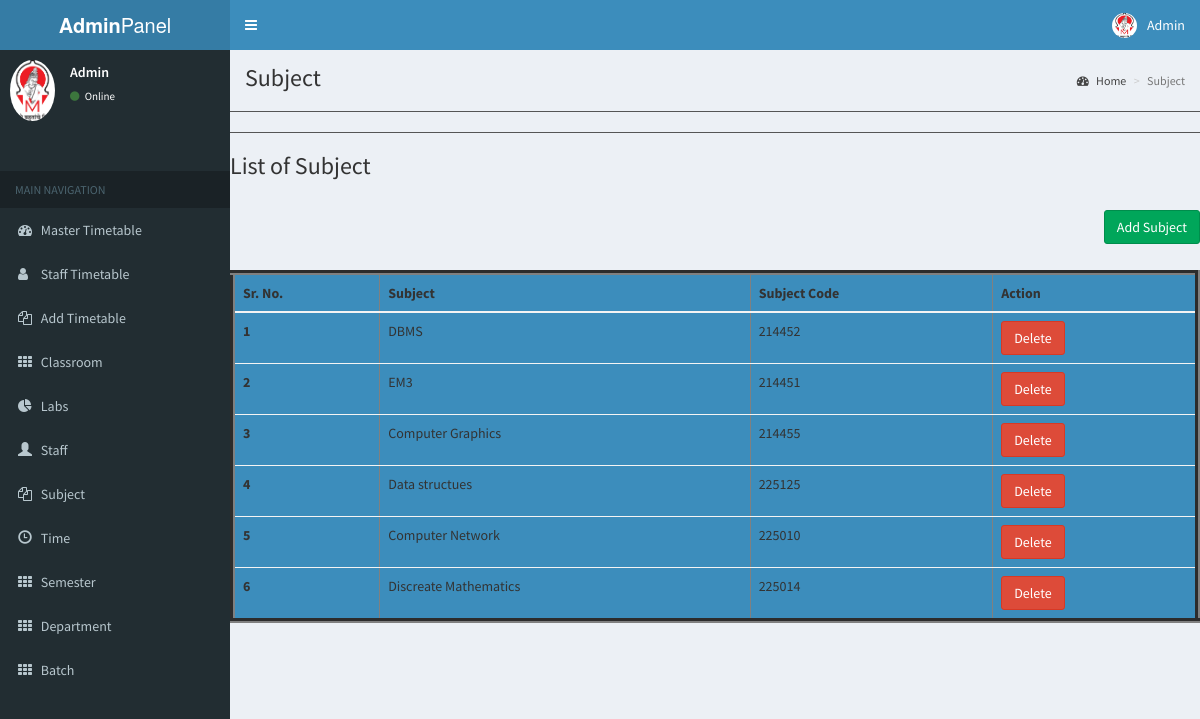
The page /subject.php on the database its author committed.
### tables this page shows
CREATE TABLE `subjects` (
  `id` int unsigned NOT NULL AUTO_INCREMENT,
  `sub_name` varchar(255) NOT NULL,
  `sub_code` int NOT NULL,
  `sem_id` int NOT NULL,
  `dept_id` int NOT NULL,
  PRIMARY KEY (`id`)
);

### subject.php (the view, shortened to what this page needs)
<!DOCTYPE html>
<html>
<head>
  <link rel="stylesheet" href="bower_components/bootstrap/dist/css/bootstrap.min.css">
  <link rel="stylesheet" href="bower_components/font-awesome/css/font-awesome.min.css">
  <link rel="stylesheet" href="bower_components/Ionicons/css/ionicons.min.css">
  <link rel="stylesheet" href="bower_components/jvectormap/jquery-jvectormap.css">
  <link rel="stylesheet" href="dist/css/AdminLTE.min.css">
  <link rel="stylesheet" href="dist/css/skins/_all-skins.min.css">
</head>
<body class="hold-transition skin-blue sidebar-mini">
  <div class="wrapper">
    <?php include_once "./partials/header.php" ?>
    <?php include_once "./partials/sidebar.php" ?>
    <main class="app-content">
      <div class="content-wrapper">
        <section class="content-header">
          <h1> Subject </h1>
          <ol class="breadcrumb">
            <li><a href="#"><i class="fa fa-dashboard"></i> Home</a></li>
            <li class="active">Subject</li>
          </ol>
        </section>
        <hr>
        <hr>
        <h3 class="tittle-w3-agileits mb-4" style="font: italic;">List of Subject</h3>
        <table class="table" style="background-color: #3c8dbc;" border="5" id="table">
          <thead class="thead-dark">
            <tr>
              <th scope="col">Sr. No.</th>
              <th scope="col">Subject</th>
              <th scope="col">Subject Code</th>
              <th scope="col">Action</th>
            </tr>
          </thead>
          <tbody><br>
            <a href='addsubject.php' class="btn btn-success" style="float: right;">Add Subject</a><br><br><br>
            <?php
            $query = mysqli_query($connection, "SELECT * FROM subjects");
            $n = 1;
            if ($query) {
              while ($row = mysqli_fetch_array($query)) {
            ?>
                <tr>
                  <th scope="row"><?php echo $n; ?></th>
                  <td><?php echo $row['sub_name']; ?></td>
                  <td><?php echo $row['sub_code']; ?></td>
                  <td><a href='deletesubject.php?srno=<?php echo $row['id']; ?>' class="btn btn-danger">Delete</a></td>
                  <?php $n++; ?>
                </tr>
            <?php
              }
            }
            ?>
        </table>
</body>
</html>

### partials/header.php (shortened to what this page needs)
<header class="main-header">
    <a href="index.php" class="logo">
        <span class="logo-lg"><b>Admin</b>Panel</span>
    </a>
    <nav class="navbar navbar-static-top">
        <a href="#" class="sidebar-toggle" data-toggle="push-menu" role="button">
        </a>
        <div class="navbar-custom-menu">
            <ul class="nav navbar-nav">
                <li class="dropdown user user-menu">
                    <a href="#" class="dropdown-toggle" data-toggle="dropdown">
                        <img src="img/mmcoe-logo.png" class="user-image" alt="User Image">
                        <span class="hidden-xs">Admin</span>
                    </a>
                </li>
            </ul>
        </div>
    </nav>
</header>

### partials/sidebar.php
<aside class="main-sidebar">
    <section class="sidebar">
        <div class="user-panel">
            <div class="pull-left image">
                <img src="img/mmcoe-logo.png" class="img-circle" alt="User Image">
            </div>
            <div class="pull-left info">
                <p>Admin</p>
                <a href="#"><i class="fa fa-circle text-success"></i> Online</a>
            </div>
        </div><br><br>
        <ul class="sidebar-menu" data-widget="tree">
            <li class="header">MAIN NAVIGATION</li>
            <li>
                <a href="dashboard.php">
                    <i class="fa fa-dashboard"></i>
                    <span>Master Timetable</span> </a>
            </li>
            <li>
                <a href="stafftt.php">
                    <i class="fa fa-user"></i>
                    <span>Staff Timetable</span> </a>
            </li>
            <li>
                <a href="addtimetable.php">
                    <i class="fa fa-files-o"></i>
                    <span>Add Timetable</span> </a>
            </li>
            <li>
                <a href="classroom.php">
                    <i class="fa fa-th"></i>
                    <span>Classroom</span> </a>
            </li>
            <li>
                <a href="lab.php">
                    <i class="fa fa-pie-chart"></i>
                    <span>Labs</span></a>
            </li>
            <li>
                <a href="staff.php">
                    <i class="glyphicon glyphicon-user"></i>
                    <span>Staff</span> </a>
            </li>
            <li>
                <a href="subject.php">
                    <i class="app-menu__icon fa fa-files-o"></i>
                    <span>Subject</span> </a>
            </li>
            <li>
                <a href="time.php">
                    <i class="glyphicon glyphicon-time"></i>
                    <span>Time</span> </a>
            </li>
            <li>
                <a href="semester.php">
                    <i class="fa fa-th"></i>
                    <span>Semester</span> </a>
            </li>
            <li>
                <a href="department.php">
                    <i class="fa fa-th"></i>
                    <span>Department</span> </a>
            </li>
            <li>
                <a href="batches.php">
                    <i class="fa fa-th"></i>
                    <span>Batch</span> </a>
            </li>
        </ul>
    </section>
</aside>

### rows shown on the page
subjects: sub_name "DBMS", sub_code "214452"
subjects: sub_name "EM3", sub_code "214451"
subjects: sub_name "Computer Graphics", sub_code "214455"
subjects: sub_name "Data structues", sub_code "225125"
subjects: sub_name "Computer Network", sub_code "225010"
subjects: sub_name "Discreate Mathematics", sub_code "225014"
